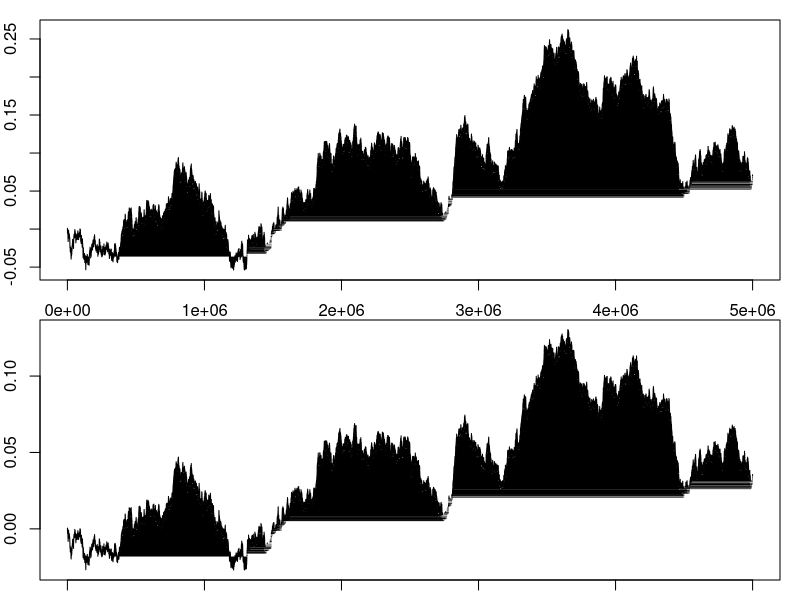

Generate this figure with R:
tau.rho.tilde <- 0.0001
N = 5000000
es <- tau.rho.tilde*rnorm(n=N)

rho.tilde = 0.0
rho.tildes = rep(NA, N)

for (i in seq(1,N)) {
    drho.tilde = es[i]
    rho.tilde = rho.tilde + drho.tilde
    rho.tildes[i] = rho.tilde
}

rhos = (exp(rho.tildes) - 1)/
    (exp(rho.tildes) + 1)

par(mfrow=c(2,1),
    mar=c(1,2,1,1))
plot(rho.tildes, type = "l")
plot(rhos, type = "l")
